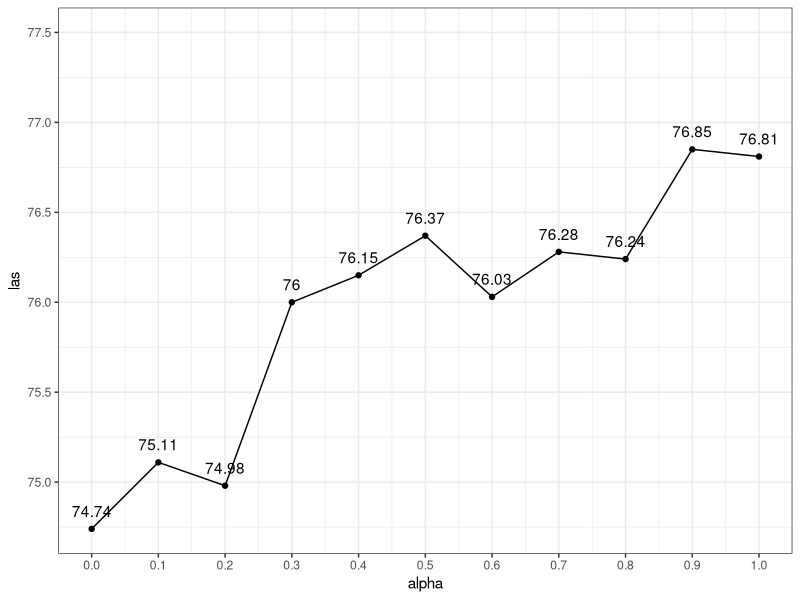

The R source for this figure:
library("ggplot2")

lines1 <- "alpha,las
1.0,76.81
0.9,76.85
0.8,76.24
0.7,76.28
0.6,76.03
0.5,76.37
0.4,76.15
0.3,76.00
0.2,74.98
0.1,75.11
0.0,74.74"

result1 <- read.table(text=lines1, sep=",", header=TRUE)
names(result1) <- c("alpha", "las")

#result1 <- melt(result1, id=c("alpha"))
#print(result1$alpha)
#print(result1$las)

# two plots
p1 <- ggplot(result1, aes(x=alpha, y=las, label=las)) +
    geom_line() +
    geom_point() +
    geom_text(vjust=-1) +
    scale_x_continuous(breaks=result1$alpha) + 
    ylim(NA, 77.5) +
    theme_bw()

# extract gtable
#g1 <- ggplot_gtable(ggplot_build(p1))

ggsave("alpha.pdf", height=4, width = 8)